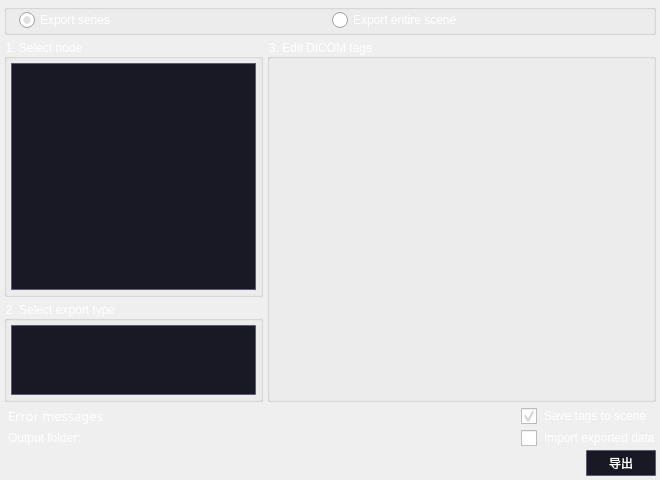
<?xml version="1.0" encoding="UTF-8"?>
<ui version="4.0">
 <class>qSlicerDICOMExportDialog</class>
 <widget class="QDialog" name="qSlicerDICOMExportDialog">
  <property name="geometry">
   <rect>
    <x>0</x>
    <y>0</y>
    <width>660</width>
    <height>480</height>
   </rect>
  </property>
  <property name="minimumSize">
   <size>
    <width>420</width>
    <height>0</height>
   </size>
  </property>
  <property name="windowTitle">
   <string>DICOM Export</string>
  </property>
  <property name="styleSheet">
   <string notr="true">QTableView
{
    alternate-background-color:#e3edf9;
    gridline-color: #5c5c74;
	background: #191925;
	border: 1px solid #5c5c74;
	selection-background-color: #6987d5;
	font: 10pt &quot;Microsoft YaHei&quot;;
	color: rgb(255, 255, 255);
}
 
QHeaderView::section
{
    background: #191925;
	border: 1px solid #5c5c74;
	background-color:transparent
}

QTreeView
{
	background: #191925;
	border: 1px solid #5c5c74;
}

QTreeView::item{
	height: 26;
	alternate-background-color:#e3edf9;
	gridline-color: #5c5c74;
	selection-background-color: #6987d5;
	font: 10pt &quot;Microsoft YaHei&quot;;
	color: rgb(255, 255, 255);
} 

QWidget
{
	font: 10pt &quot;Microsoft YaHei&quot;;
	color: rgb(255, 255, 255);
}

QCheckBox {
    spacing: 7px;/*复选框文本与勾选框的距离*/
}

QCheckBox::indicator {
    width: 16px;/*勾选框的大小*/
    height: 16px;
}
/*勾选框未选中时的图像*/
QCheckBox::indicator:unchecked {
    image: url(:/Icons/CheckBoxImage1.png);
}

/*勾选框选中时的图像*/
QCheckBox::indicator:checked {
    image: url(:/Icons/CheckBoxImage.png);
}

QComboBox {
	color: rgb(255, 255, 255);
    background: #191925;
	border: 1px solid #5c5c74;
	font: 10pt &quot;Microsoft YaHei&quot;;
	height: 21px;
}

QComboBox QAbstractItemView {
    outline: 0px solid gray;     
    color: rgb(255, 255, 255);
    background-color: rgb(60, 60, 90);   
    selection-background-color: rgb(105, 135, 213);  
}

QComboBox QAbstractItemView::item:hover {
    color: rgb(255, 255, 255);
    background-color: rgb(105, 135, 213);
}

QComboBox QAbstractItemView::item:selected {
    color: rgb(255, 255, 255);
    background-color: rgb(105, 135, 213);
}

QComboBox:hover{
	background-color: rgb(105, 135, 213);
}

QComboBox::drop-down {
	subcontrol-origin: padding;
    subcontrol-position: top right;
    /*width: 20px;*/
 	
    /*border-left-width: 1px;
    border-left-color: darkgray;
    border-left-style: solid;*/ /* just a single line */
    border-top-right-radius: 3px; /* same radius as the QComboBox */
    border-bottom-right-radius: 3px;
}

QComboBox::down-arrow {
	image: url(:/Icons/comboBoxDown1.png);
}

QSlider::groove:horizontal {
	border: 1px solid #41507D;
	background: #41507D;
	height:	2px;
	margin: 0px 0;
	left: 5px; right: 5px;
}

QSlider::handle:horizontal {
	border: 0px ;
	width: 10px;
	margin: -7px -7px -7px -7px;
	background: #e6edff;
}

QSlider::add-page:horizontal{
	background: #41507d;
	min-height: 2px;
	max-height: 2px;

}

QSlider::sub-page:horizontal{
	background: #6987d5;
	min-height: 2px;
	max-height: 2px; 
}

QSpinBox {
	/* 为箭头保留空间 */
	/*padding-right:20px;*/
	color: rgb(255, 255, 255);
	background: #1a1a26;
	border: 1px solid #5c5c74;
	font: 10pt &quot;Microsoft YaHei&quot;;
	min-height:21px;
	max-height:21px;
}

/* 向上按钮 */
QSpinBox::up-button {
	subcontrol-origin:border;
	subcontrol-position:top right;
	width:16px;
	border-width:1px;
}

QSpinBox::up-button:hover {
	background-color: rgb(105, 135, 213);
}

QSpinBox::down-button {
	subcontrol-origin:border;
	subcontrol-position:bottom right;
	width:16px;
	border-width:1px;
	border-top-width:0;
}

/* 向下按钮 */
QSpinBox::down-button:hover {
	background-color: rgb(105, 135, 213);
}

/* 向下按钮里的小箭头 */
QSpinBox::down-arrow {
	image:url(:/Icons/SpinboxDown.png);
	width:7px;
	height:4px;
}

/* 向上按钮里的小箭头 */
QSpinBox::up-arrow {
	image:url(:/Icons/SpinboxUp.png);
	width:7px;
	height:4px;
}


QDoubleSpinBox {
	/* 为箭头保留空间 */
	padding-right:20px;
	background: #1a1a26;
	border: 1px solid #5c5c74;
	color: rgb(255, 255, 255);

	min-height:21px;
	max-height:21px;
}

/* 向上按钮 */
QDoubleSpinBox::up-button {
	subcontrol-origin:border;
	subcontrol-position:top right;
	width:16px;
	border-width:1px;
}

QDoubleSpinBox::up-button:hover {
	background-color: rgb(105, 135, 213);
}

QDoubleSpinBox::down-button {
	subcontrol-origin:border;
	subcontrol-position:bottom right;
	width:16px;
	border-width:1px;
	border-top-width:0;
}

/* 向下按钮 */
QDoubleSpinBox::down-button:hover {
	background-color: rgb(105, 135, 213);
}

/* 向下按钮里的小箭头 */
QDoubleSpinBox::down-arrow {
	image:url(:/Icons/SpinboxDown.png);
	width:7px;
	height:4px;
}

/* 向上按钮里的小箭头 */
QDoubleSpinBox::up-arrow {
	image:url(:/Icons/SpinboxUp.png);
	width:7px;
	height:4px;
}

QRadioButton {
    spacing: 5px;
    font: 12pt &quot;Microsoft YaHei&quot;; 
	color: rgb(255, 255, 255);
}
 
QRadioButton::indicator {  
    width: 16px;
    height: 16px;
}
 
QRadioButton::indicator:checked {  
	image: url(:/Icons/RadioButtonSg1.png);
}
 
QRadioButton::indicator:unchecked {  
    image: url(:/Icons/RadioButtonSg.png);
}

QLineEdit{
	min-height: 24;
	max-height: 24;
	background: #191925;
	border: 1px solid #5c5c74;
	border-radius: 1px;
	font: 10pt &quot;Microsoft YaHei&quot;;
}


QListWidget{
	background: #191925;
	border: 1px solid #5c5c74;
	border-radius: 1px;
	font: 10pt &quot;Microsoft YaHei&quot;;
}</string>
  </property>
  <layout class="QVBoxLayout" name="verticalLayout">
   <property name="spacing">
    <number>4</number>
   </property>
   <property name="leftMargin">
    <number>4</number>
   </property>
   <property name="topMargin">
    <number>4</number>
   </property>
   <property name="rightMargin">
    <number>4</number>
   </property>
   <property name="bottomMargin">
    <number>4</number>
   </property>
   <item>
    <widget class="QGroupBox" name="groupBox_4">
     <property name="title">
      <string/>
     </property>
     <layout class="QGridLayout" name="gridLayout_4">
      <property name="leftMargin">
       <number>4</number>
      </property>
      <property name="topMargin">
       <number>2</number>
      </property>
      <property name="rightMargin">
       <number>4</number>
      </property>
      <property name="bottomMargin">
       <number>4</number>
      </property>
      <property name="spacing">
       <number>4</number>
      </property>
      <item row="0" column="0">
       <layout class="QHBoxLayout" name="horizontalLayout">
        <property name="spacing">
         <number>4</number>
        </property>
        <property name="leftMargin">
         <number>8</number>
        </property>
        <property name="rightMargin">
         <number>8</number>
        </property>
        <item>
         <widget class="QRadioButton" name="ExportSeriesRadioButton">
          <property name="text">
           <string>Export series</string>
          </property>
          <property name="checked">
           <bool>true</bool>
          </property>
         </widget>
        </item>
        <item>
         <widget class="QRadioButton" name="ExportEntireSceneRadioButton">
          <property name="text">
           <string>Export entire scene</string>
          </property>
         </widget>
        </item>
       </layout>
      </item>
     </layout>
    </widget>
   </item>
   <item>
    <layout class="QHBoxLayout" name="horizontalLayout_5">
     <property name="spacing">
      <number>4</number>
     </property>
     <item>
      <widget class="QFrame" name="frame">
       <property name="sizePolicy">
        <sizepolicy hsizetype="Expanding" vsizetype="Preferred">
         <horstretch>2</horstretch>
         <verstretch>0</verstretch>
        </sizepolicy>
       </property>
       <property name="frameShape">
        <enum>QFrame::NoFrame</enum>
       </property>
       <property name="frameShadow">
        <enum>QFrame::Raised</enum>
       </property>
       <layout class="QGridLayout" name="gridLayout_5">
        <property name="leftMargin">
         <number>0</number>
        </property>
        <property name="topMargin">
         <number>0</number>
        </property>
        <property name="rightMargin">
         <number>0</number>
        </property>
        <property name="bottomMargin">
         <number>0</number>
        </property>
        <property name="spacing">
         <number>4</number>
        </property>
        <item row="0" column="0">
         <widget class="QGroupBox" name="groupBox_1SelectNode">
          <property name="sizePolicy">
           <sizepolicy hsizetype="Preferred" vsizetype="Expanding">
            <horstretch>0</horstretch>
            <verstretch>3</verstretch>
           </sizepolicy>
          </property>
          <property name="title">
           <string>1. Select node</string>
          </property>
          <layout class="QGridLayout" name="gridLayout">
           <property name="leftMargin">
            <number>4</number>
           </property>
           <property name="topMargin">
            <number>4</number>
           </property>
           <property name="rightMargin">
            <number>4</number>
           </property>
           <property name="bottomMargin">
            <number>4</number>
           </property>
           <property name="spacing">
            <number>4</number>
           </property>
           <item row="0" column="0">
            <widget class="qMRMLSubjectHierarchyTreeView" name="SubjectHierarchyTreeView">
             <property name="sizePolicy">
              <sizepolicy hsizetype="Preferred" vsizetype="Preferred">
               <horstretch>0</horstretch>
               <verstretch>0</verstretch>
              </sizepolicy>
             </property>
             <property name="contextMenuEnabled" stdset="0">
              <bool>false</bool>
             </property>
            </widget>
           </item>
          </layout>
         </widget>
        </item>
        <item row="1" column="0">
         <widget class="QGroupBox" name="groupBox_2SelectExportType">
          <property name="sizePolicy">
           <sizepolicy hsizetype="Preferred" vsizetype="Expanding">
            <horstretch>0</horstretch>
            <verstretch>1</verstretch>
           </sizepolicy>
          </property>
          <property name="title">
           <string>2. Select export type</string>
          </property>
          <layout class="QGridLayout" name="gridLayout_2">
           <property name="leftMargin">
            <number>4</number>
           </property>
           <property name="topMargin">
            <number>4</number>
           </property>
           <property name="rightMargin">
            <number>4</number>
           </property>
           <property name="bottomMargin">
            <number>4</number>
           </property>
           <property name="spacing">
            <number>4</number>
           </property>
           <item row="0" column="0">
            <widget class="QListWidget" name="ExportablesListWidget">
             <property name="sizePolicy">
              <sizepolicy hsizetype="Preferred" vsizetype="Preferred">
               <horstretch>0</horstretch>
               <verstretch>0</verstretch>
              </sizepolicy>
             </property>
            </widget>
           </item>
          </layout>
         </widget>
        </item>
       </layout>
      </widget>
     </item>
     <item>
      <widget class="QGroupBox" name="groupBox_3EditDICOMTags">
       <property name="sizePolicy">
        <sizepolicy hsizetype="Preferred" vsizetype="Preferred">
         <horstretch>3</horstretch>
         <verstretch>0</verstretch>
        </sizepolicy>
       </property>
       <property name="title">
        <string>3. Edit DICOM tags</string>
       </property>
       <layout class="QGridLayout" name="gridLayout_3">
        <property name="leftMargin">
         <number>4</number>
        </property>
        <property name="topMargin">
         <number>4</number>
        </property>
        <property name="rightMargin">
         <number>4</number>
        </property>
        <property name="bottomMargin">
         <number>4</number>
        </property>
        <property name="spacing">
         <number>4</number>
        </property>
        <item row="0" column="0">
         <widget class="qSlicerDICOMTagEditorWidget" name="DICOMTagEditorWidget" native="true">
          <property name="sizePolicy">
           <sizepolicy hsizetype="Preferred" vsizetype="Expanding">
            <horstretch>0</horstretch>
            <verstretch>0</verstretch>
           </sizepolicy>
          </property>
         </widget>
        </item>
       </layout>
      </widget>
     </item>
    </layout>
   </item>
   <item>
    <layout class="QGridLayout" name="gridLayout_6">
     <item row="0" column="0">
      <layout class="QHBoxLayout" name="horizontalLayout_6">
       <property name="leftMargin">
        <number>4</number>
       </property>
       <property name="rightMargin">
        <number>4</number>
       </property>
       <item>
        <widget class="QLabel" name="ErrorLabel">
         <property name="palette">
          <palette>
           <active>
            <colorrole role="WindowText">
             <brush brushstyle="SolidPattern">
              <color alpha="255">
               <red>255</red>
               <green>255</green>
               <blue>255</blue>
              </color>
             </brush>
            </colorrole>
            <colorrole role="Text">
             <brush brushstyle="SolidPattern">
              <color alpha="255">
               <red>255</red>
               <green>255</green>
               <blue>255</blue>
              </color>
             </brush>
            </colorrole>
            <colorrole role="ButtonText">
             <brush brushstyle="SolidPattern">
              <color alpha="255">
               <red>255</red>
               <green>255</green>
               <blue>255</blue>
              </color>
             </brush>
            </colorrole>
            <colorrole role="PlaceholderText">
             <brush brushstyle="NoBrush">
              <color alpha="128">
               <red>255</red>
               <green>255</green>
               <blue>255</blue>
              </color>
             </brush>
            </colorrole>
           </active>
           <inactive>
            <colorrole role="WindowText">
             <brush brushstyle="SolidPattern">
              <color alpha="255">
               <red>255</red>
               <green>255</green>
               <blue>255</blue>
              </color>
             </brush>
            </colorrole>
            <colorrole role="Text">
             <brush brushstyle="SolidPattern">
              <color alpha="255">
               <red>255</red>
               <green>255</green>
               <blue>255</blue>
              </color>
             </brush>
            </colorrole>
            <colorrole role="ButtonText">
             <brush brushstyle="SolidPattern">
              <color alpha="255">
               <red>255</red>
               <green>255</green>
               <blue>255</blue>
              </color>
             </brush>
            </colorrole>
            <colorrole role="PlaceholderText">
             <brush brushstyle="NoBrush">
              <color alpha="128">
               <red>255</red>
               <green>255</green>
               <blue>255</blue>
              </color>
             </brush>
            </colorrole>
           </inactive>
           <disabled>
            <colorrole role="WindowText">
             <brush brushstyle="SolidPattern">
              <color alpha="255">
               <red>255</red>
               <green>255</green>
               <blue>255</blue>
              </color>
             </brush>
            </colorrole>
            <colorrole role="Text">
             <brush brushstyle="SolidPattern">
              <color alpha="255">
               <red>255</red>
               <green>255</green>
               <blue>255</blue>
              </color>
             </brush>
            </colorrole>
            <colorrole role="ButtonText">
             <brush brushstyle="SolidPattern">
              <color alpha="255">
               <red>255</red>
               <green>255</green>
               <blue>255</blue>
              </color>
             </brush>
            </colorrole>
            <colorrole role="PlaceholderText">
             <brush brushstyle="NoBrush">
              <color alpha="128">
               <red>255</red>
               <green>255</green>
               <blue>255</blue>
              </color>
             </brush>
            </colorrole>
           </disabled>
          </palette>
         </property>
         <property name="font">
          <font>
           <family>Microsoft YaHei</family>
           <pointsize>10</pointsize>
           <weight>50</weight>
           <italic>false</italic>
           <bold>false</bold>
          </font>
         </property>
         <property name="text">
          <string>Error messages</string>
         </property>
        </widget>
       </item>
       <item>
        <spacer name="horizontalSpacer_3">
         <property name="orientation">
          <enum>Qt::Horizontal</enum>
         </property>
         <property name="sizeHint" stdset="0">
          <size>
           <width>40</width>
           <height>20</height>
          </size>
         </property>
        </spacer>
       </item>
      </layout>
     </item>
     <item row="1" column="0">
      <layout class="QHBoxLayout" name="horizontalLayout_3">
       <property name="leftMargin">
        <number>4</number>
       </property>
       <property name="rightMargin">
        <number>4</number>
       </property>
       <item>
        <widget class="QLabel" name="label">
         <property name="toolTip">
          <string>Choose folder where the selected node is exported to DICOM. Leave unchanged to add it to the Slicer DICOM database folder</string>
         </property>
         <property name="text">
          <string>Output folder:</string>
         </property>
        </widget>
       </item>
       <item>
        <widget class="ctkDirectoryButton" name="DirectoryButton_OutputFolder" native="true">
         <property name="sizePolicy">
          <sizepolicy hsizetype="Expanding" vsizetype="Fixed">
           <horstretch>0</horstretch>
           <verstretch>0</verstretch>
          </sizepolicy>
         </property>
         <property name="toolTip">
          <string>Choose folder where the selected node is exported to DICOM. Leave unchanged to add it to the Slicer DICOM database folder</string>
         </property>
        </widget>
       </item>
      </layout>
     </item>
     <item row="0" column="1">
      <widget class="QCheckBox" name="SaveTagsCheckBox">
       <property name="toolTip">
        <string>If checked, the manually edited tags will be saved back to the subject hierarhcy items.
By saving the tags, they are preserved for the next export, and can be saved with the scene.</string>
       </property>
       <property name="text">
        <string>Save tags to scene</string>
       </property>
       <property name="checked">
        <bool>true</bool>
       </property>
      </widget>
     </item>
     <item row="1" column="1">
      <widget class="QCheckBox" name="ImportExportedDatasetCheckBox">
       <property name="toolTip">
        <string>If checked, the dataset that is exported will be imported back to the DICOM database after export finished</string>
       </property>
       <property name="text">
        <string>Import exported data</string>
       </property>
      </widget>
     </item>
    </layout>
   </item>
   <item>
    <layout class="QHBoxLayout" name="horizontalLayout_4">
     <item>
      <spacer name="horizontalSpacer_2">
       <property name="orientation">
        <enum>Qt::Horizontal</enum>
       </property>
       <property name="sizeHint" stdset="0">
        <size>
         <width>40</width>
         <height>20</height>
        </size>
       </property>
      </spacer>
     </item>
     <item>
      <widget class="QPushButton" name="ExportButton">
       <property name="styleSheet">
        <string notr="true">QPushButton
{
	min-width: 68;
	min-height: 24;
	max-width: 68;
	max-height: 24;
	background: #191925;
	border: 1px solid #5c5c74;
	border-radius: 1px;
	font: 10pt &quot;Microsoft YaHei&quot;;
}

QPushButton:hover
{
	background-color: #5C5C74;
}</string>
       </property>
       <property name="text">
        <string>导出</string>
       </property>
      </widget>
     </item>
    </layout>
   </item>
  </layout>
 </widget>
 <customwidgets>
  <customwidget>
   <class>qMRMLSubjectHierarchyTreeView</class>
   <extends>QTreeView</extends>
   <header>qMRMLSubjectHierarchyTreeView.h</header>
  </customwidget>
  <customwidget>
   <class>qSlicerDICOMTagEditorWidget</class>
   <extends>QWidget</extends>
   <header>qSlicerDICOMTagEditorWidget.h</header>
  </customwidget>
  <customwidget>
   <class>ctkDirectoryButton</class>
   <extends>QWidget</extends>
   <header>ctkDirectoryButton.h</header>
  </customwidget>
 </customwidgets>
 <resources/>
 <connections/>
</ui>
